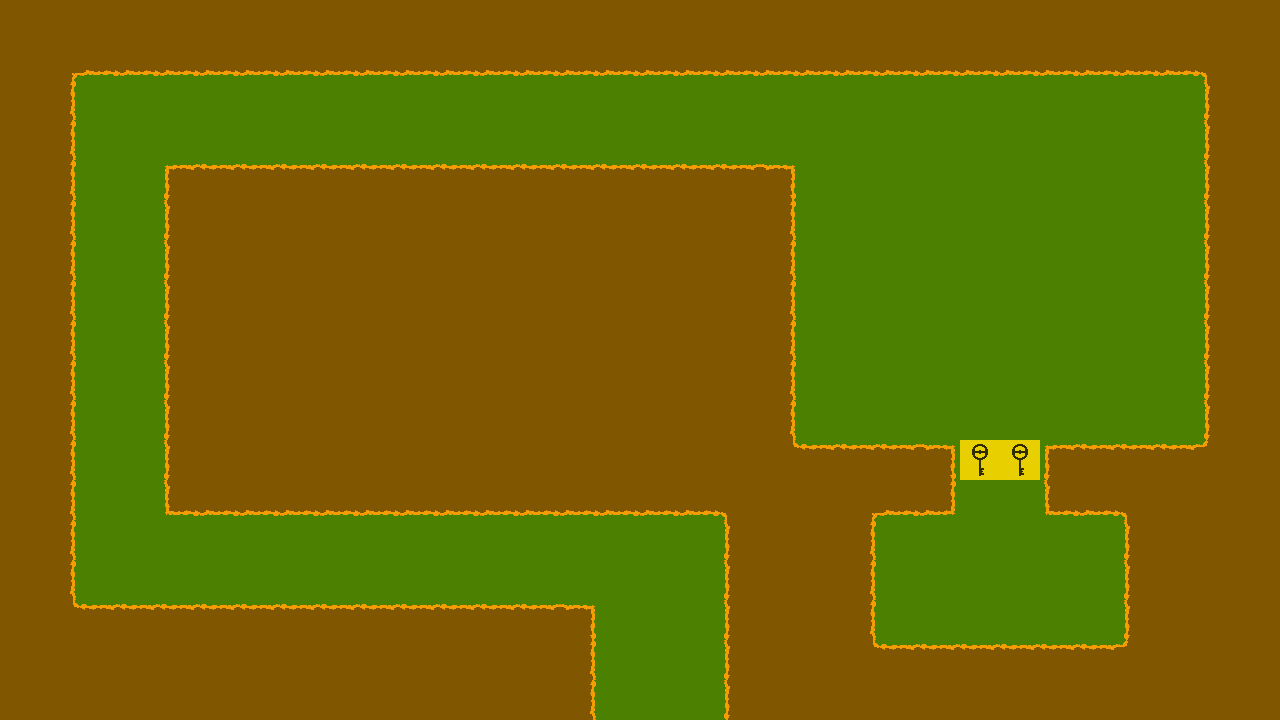

A 2D game scene composited from a Tiled map and its tileset images. What follows is a short description and the map's XML, with every tile layer's data as written:
An orthogonal 32x18 tile map with 40x40 px tiles, 3 tile layers (Sol, Porte, Obstacle), 3 tilesets.

<map version="1.4" tiledversion="1.4.3" orientation="orthogonal" renderorder="right-down" width="32" height="18" tilewidth="40" tileheight="40" infinite="0" nextlayerid="4" nextobjectid="1">
 <editorsettings>
  <export target="Carte2.json" format="json" />
 </editorsettings>
 <tileset firstgid="1" name="obstacle" tilewidth="40" tileheight="40" tilecount="16" columns="4">
  <image source="../assets/obstacles.png" width="160" height="160" />
 </tileset>
 <tileset firstgid="17" name="porte" tilewidth="40" tileheight="40" tilecount="2" columns="2">
  <image source="../assets/porte.png" width="80" height="40" />
 </tileset>
 <tileset firstgid="19" name="sol" tilewidth="40" tileheight="40" tilecount="1" columns="1">
  <image source="../assets/sol.png" width="40" height="40" />
 </tileset>
 <layer id="1" name="Sol" width="32" height="18">
  <data encoding="csv">
0,0,0,0,0,0,0,0,0,0,0,0,0,0,0,0,0,0,0,0,0,0,0,0,0,0,0,0,0,0,0,0,
0,0,0,0,0,0,0,0,0,0,0,0,0,0,0,0,0,0,0,0,0,0,0,0,0,0,0,0,0,0,0,0,
0,0,19,19,19,19,19,19,19,19,19,19,19,19,19,19,19,19,19,19,19,19,19,19,19,19,19,19,19,19,0,0,
0,0,19,19,19,19,19,19,19,19,19,19,19,19,19,19,19,19,19,19,19,19,19,19,19,19,19,19,19,19,0,0,
0,0,19,19,0,0,0,0,0,0,0,0,0,0,0,0,0,0,0,0,19,19,19,19,19,19,19,19,19,19,0,0,
0,0,19,19,0,0,0,0,0,0,0,0,0,0,0,0,0,0,0,0,19,19,19,19,19,19,19,19,19,19,0,0,
0,0,19,19,0,0,0,0,0,0,0,0,0,0,0,0,0,0,0,0,19,19,19,19,19,19,19,19,19,19,0,0,
0,0,19,19,0,0,0,0,0,0,0,0,0,0,0,0,0,0,0,0,19,19,19,19,19,19,19,19,19,19,0,0,
0,0,19,19,0,0,0,0,0,0,0,0,0,0,0,0,0,0,0,0,19,19,19,19,19,19,19,19,19,19,0,0,
0,0,19,19,0,0,0,0,0,0,0,0,0,0,0,0,0,0,0,0,19,19,19,19,19,19,19,19,19,19,0,0,
0,0,19,19,0,0,0,0,0,0,0,0,0,0,0,0,0,0,0,0,19,19,19,19,19,19,19,19,19,19,0,0,
0,0,19,19,0,0,0,0,0,0,0,0,0,0,0,0,0,0,0,0,0,0,0,0,19,19,0,0,0,0,0,0,
0,0,19,19,0,0,0,0,0,0,0,0,0,0,0,0,0,0,0,0,0,0,0,0,19,19,0,0,0,0,0,0,
0,0,19,19,19,19,19,19,19,19,19,19,19,19,19,19,19,19,0,0,0,0,19,19,19,19,19,19,0,0,0,0,
0,0,19,19,19,19,19,19,19,19,19,19,19,19,19,19,19,19,0,0,0,0,19,19,19,19,19,19,0,0,0,0,
0,0,0,0,0,0,0,0,0,0,0,0,0,0,0,19,19,19,0,0,0,0,19,19,19,19,19,19,0,0,0,0,
0,0,0,0,0,0,0,0,0,0,0,0,0,0,0,19,19,19,0,0,0,0,0,0,0,0,0,0,0,0,0,0,
0,0,0,0,0,0,0,0,0,0,0,0,0,0,0,19,19,19,0,0,0,0,0,0,0,0,0,0,0,0,0,0
</data>
 </layer>
 <layer id="2" name="Porte" width="32" height="18">
  <data encoding="csv">
0,0,0,0,0,0,0,0,0,0,0,0,0,0,0,0,0,0,0,0,0,0,0,0,0,0,0,0,0,0,0,0,
0,0,0,0,0,0,0,0,0,0,0,0,0,0,0,0,0,0,0,0,0,0,0,0,0,0,0,0,0,0,0,0,
0,0,0,0,0,0,0,0,0,0,0,0,0,0,0,0,0,0,0,0,0,0,0,0,0,0,0,0,0,0,0,0,
0,0,0,0,0,0,0,0,0,0,0,0,0,0,0,0,0,0,0,0,0,0,0,0,0,0,0,0,0,0,0,0,
0,0,0,0,0,0,0,0,0,0,0,0,0,0,0,0,0,0,0,0,0,0,0,0,0,0,0,0,0,0,0,0,
0,0,0,0,0,0,0,0,0,0,0,0,0,0,0,0,0,0,0,0,0,0,0,0,0,0,0,0,0,0,0,0,
0,0,0,0,0,0,0,0,0,0,0,0,0,0,0,0,0,0,0,0,0,0,0,0,0,0,0,0,0,0,0,0,
0,0,0,0,0,0,0,0,0,0,0,0,0,0,0,0,0,0,0,0,0,0,0,0,0,0,0,0,0,0,0,0,
0,0,0,0,0,0,0,0,0,0,0,0,0,0,0,0,0,0,0,0,0,0,0,0,0,0,0,0,0,0,0,0,
0,0,0,0,0,0,0,0,0,0,0,0,0,0,0,0,0,0,0,0,0,0,0,0,0,0,0,0,0,0,0,0,
0,0,0,0,0,0,0,0,0,0,0,0,0,0,0,0,0,0,0,0,0,0,0,0,0,0,0,0,0,0,0,0,
0,0,0,0,0,0,0,0,0,0,0,0,0,0,0,0,0,0,0,0,0,0,0,0,17,17,0,0,0,0,0,0,
0,0,0,0,0,0,0,0,0,0,0,0,0,0,0,0,0,0,0,0,0,0,0,0,0,0,0,0,0,0,0,0,
0,0,0,0,0,0,0,0,0,0,0,0,0,0,0,0,0,0,0,0,0,0,0,0,0,0,0,0,0,0,0,0,
0,0,0,0,0,0,0,0,0,0,0,0,0,0,0,0,0,0,0,0,0,0,0,0,0,0,0,0,0,0,0,0,
0,0,0,0,0,0,0,0,0,0,0,0,0,0,0,0,0,0,0,0,0,0,0,0,0,0,0,0,0,0,0,0,
0,0,0,0,0,0,0,0,0,0,0,0,0,0,0,0,0,0,0,0,0,0,0,0,0,0,0,0,0,0,0,0,
0,0,0,0,0,0,0,0,0,0,0,0,0,0,0,0,0,0,0,0,0,0,0,0,0,0,0,0,0,0,0,0
</data>
 </layer>
 <layer id="3" name="Obstacle" width="32" height="18">
  <data encoding="csv">
13,13,13,13,13,13,13,13,13,13,13,13,13,13,13,13,13,13,13,13,13,13,13,13,13,13,13,13,13,13,13,13,
13,1,5,5,5,5,5,5,5,5,5,5,5,5,5,5,5,5,5,5,5,5,5,5,5,5,5,5,5,5,3,13,
13,6,0,0,0,0,0,0,0,0,0,0,0,0,0,0,0,0,0,0,0,0,0,0,0,0,0,0,0,0,8,13,
13,6,0,0,0,0,0,0,0,0,0,0,0,0,0,0,0,0,0,0,0,0,0,0,0,0,0,0,0,0,8,13,
13,6,0,0,12,7,7,7,7,7,7,7,7,7,7,7,7,7,7,11,0,0,0,0,0,0,0,0,0,0,8,13,
13,6,0,0,8,13,13,13,13,13,13,13,13,13,13,13,13,13,13,6,0,0,0,0,0,0,0,0,0,0,8,13,
13,6,0,0,8,13,13,13,13,13,13,13,13,13,13,13,13,13,13,6,0,0,0,0,0,0,0,0,0,0,8,13,
13,6,0,0,8,13,13,13,13,13,13,13,13,13,13,13,13,13,13,6,0,0,0,0,0,0,0,0,0,0,8,13,
13,6,0,0,8,13,13,13,13,13,13,13,13,13,13,13,13,13,13,6,0,0,0,0,0,0,0,0,0,0,8,13,
13,6,0,0,8,13,13,13,13,13,13,13,13,13,13,13,13,13,13,6,0,0,0,0,0,0,0,0,0,0,8,13,
13,6,0,0,8,13,13,13,13,13,13,13,13,13,13,13,13,13,13,6,0,0,0,0,0,0,0,0,0,0,8,13,
13,6,0,0,8,13,13,13,13,13,13,13,13,13,13,13,13,13,13,4,7,7,7,11,0,0,12,7,7,7,2,13,
13,6,0,0,10,5,5,5,5,5,5,5,5,5,5,5,5,5,3,13,13,1,5,9,0,0,10,5,3,13,13,13,
13,6,0,0,0,0,0,0,0,0,0,0,0,0,0,0,0,0,8,13,13,6,0,0,0,0,0,0,8,13,13,13,
13,6,0,0,0,0,0,0,0,0,0,0,0,0,0,0,0,0,8,13,13,6,0,0,0,0,0,0,8,13,13,13,
13,4,7,7,7,7,7,7,7,7,7,7,7,7,11,0,0,0,8,13,13,6,0,0,0,0,0,0,8,13,13,13,
13,13,13,13,13,13,13,13,13,13,13,13,13,13,6,0,0,0,8,13,13,4,7,7,7,7,7,7,2,13,13,13,
13,13,13,13,13,13,13,13,13,13,13,13,13,13,6,0,0,0,8,13,13,13,13,13,13,13,13,13,13,13,13,13
</data>
 </layer>
</map>